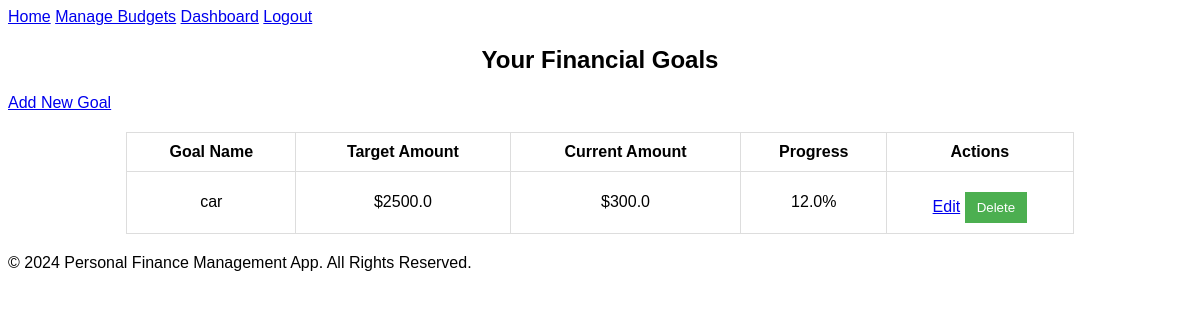
The page /goals (signed in) on the database its author committed.
### tables this page shows
CREATE TABLE Goals (
  id INTEGER PRIMARY KEY AUTOINCREMENT,
  user_id INTEGER NOT NULL,
  goal_name TEXT,
  target_amount REAL,
  current_amount REAL DEFAULT 0,
  FOREIGN KEY (user_id) REFERENCES Users(id)
);

### app.py (the view)
@app.route('/goals')
def view_goals():
  if 'user_id' not in session:
    return redirect(url_for('login'))
  conn = get_db_connection()
  cursor = conn.cursor()
  cursor.execute("SELECT * FROM Goals WHERE user_id = ?", (session['user_id'],))
  goals = cursor.fetchall()
  conn.close()
  return render_template('goals.html', goals=goals)

### app.py (called while the page is built)
def get_db_connection():
  conn = sqlite3.connect('database.db')
  conn.row_factory = sqlite3.Row
  return conn

### templates/goals.html (shortened to what this page needs)
{% extends 'base.html' %}
{% block content %}
  <h2>Your Financial Goals</h2>
  <a href="{{ url_for('add_goal') }}">Add New Goal</a>
  {% if goals %}
    <table>
      <thead>
        <tr>
          <th>Goal Name</th>
          <th>Target Amount</th>
          <th>Current Amount</th>
          <th>Progress</th>
          <th>Actions</th>
        </tr>
      </thead>
      <tbody>
        {% for goal in goals %}
          <tr>
            <td>{{ goal['goal_name'] }}</td>
            <td>${{ goal['target_amount'] }}</td>
            <td>${{ goal['current_amount'] }}</td>
            <td>{{ (goal['current_amount'] / goal['target_amount'] * 100) | round(2)}}%</td>
            <td>
              <a href="{{ url_for('edit_goal', goal_id=goal['id'])}}">Edit</a>
              <form action="{{ url_for('delete_goal', goal_id=goal['id']) }}" method="POST" style="display:inline">
                <button type="submit" onclick="return confirm('Are you sure you want to delete this goal?')">Delete</button>
              </form>
            </td>
          </tr>
        {% endfor %}
      </tbody>
    </table>
  {% else %}
    <p>You have no goals set.</p>
  {% endif %}
{% endblock %}

### static/css/styles.css (style rules this page uses)
body { font-family: Arial, sans-serif; }
h1,h2 { text-align: center; }
table { width: 80%; margin: 20px auto; border-collapse: collapse; }
th, td { border: 1px solid #ddd; padding: 10px; text-align: center; }
button { margin-top: 10px; padding: 8px 12px; background-color: #4CAF50; color: white; border: none; cursor: pointer; }

### rows shown on the page
Goals: goal_name "car", target_amount "2500.0", current_amount "300.0", current_amount+target_amount "12.0"
